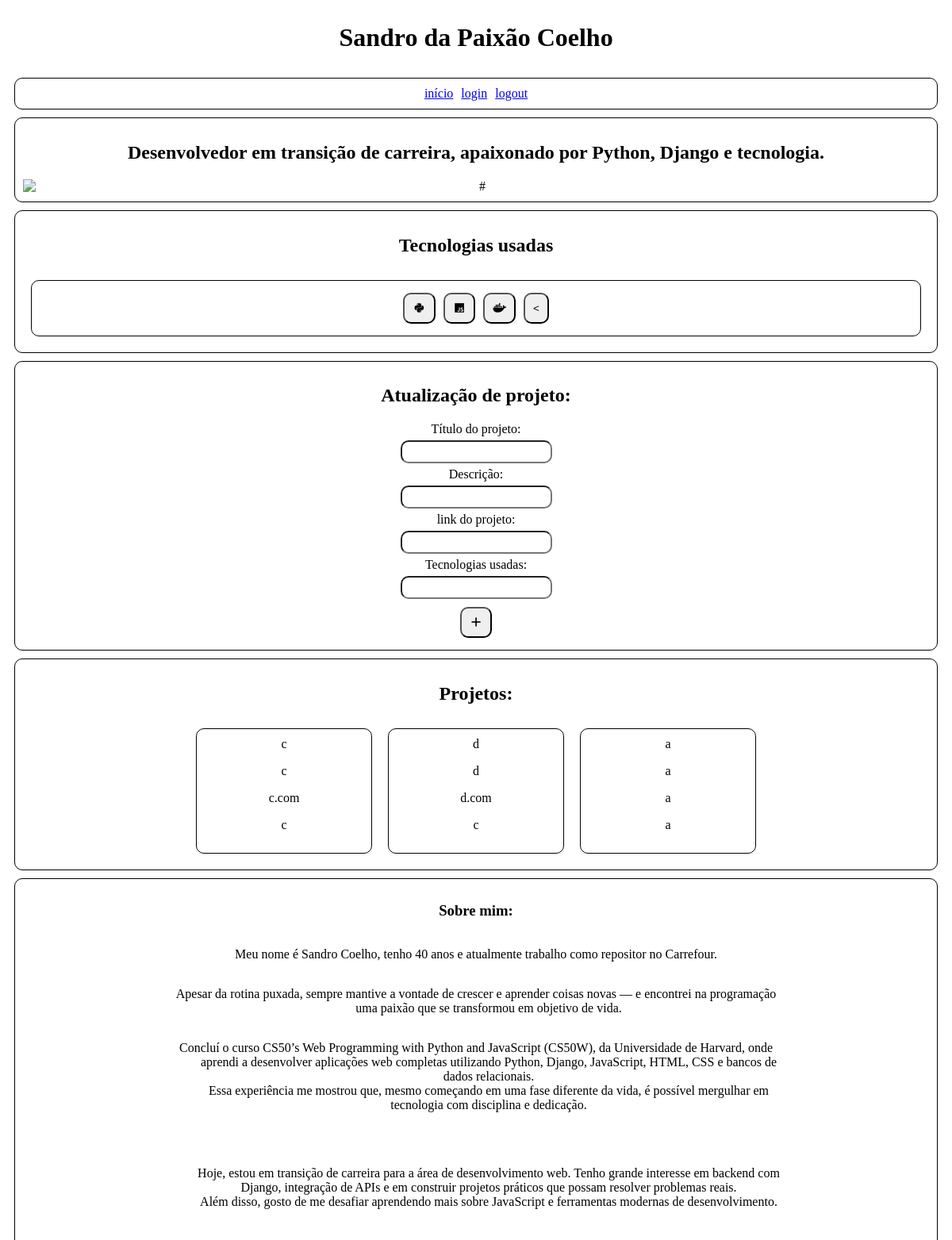
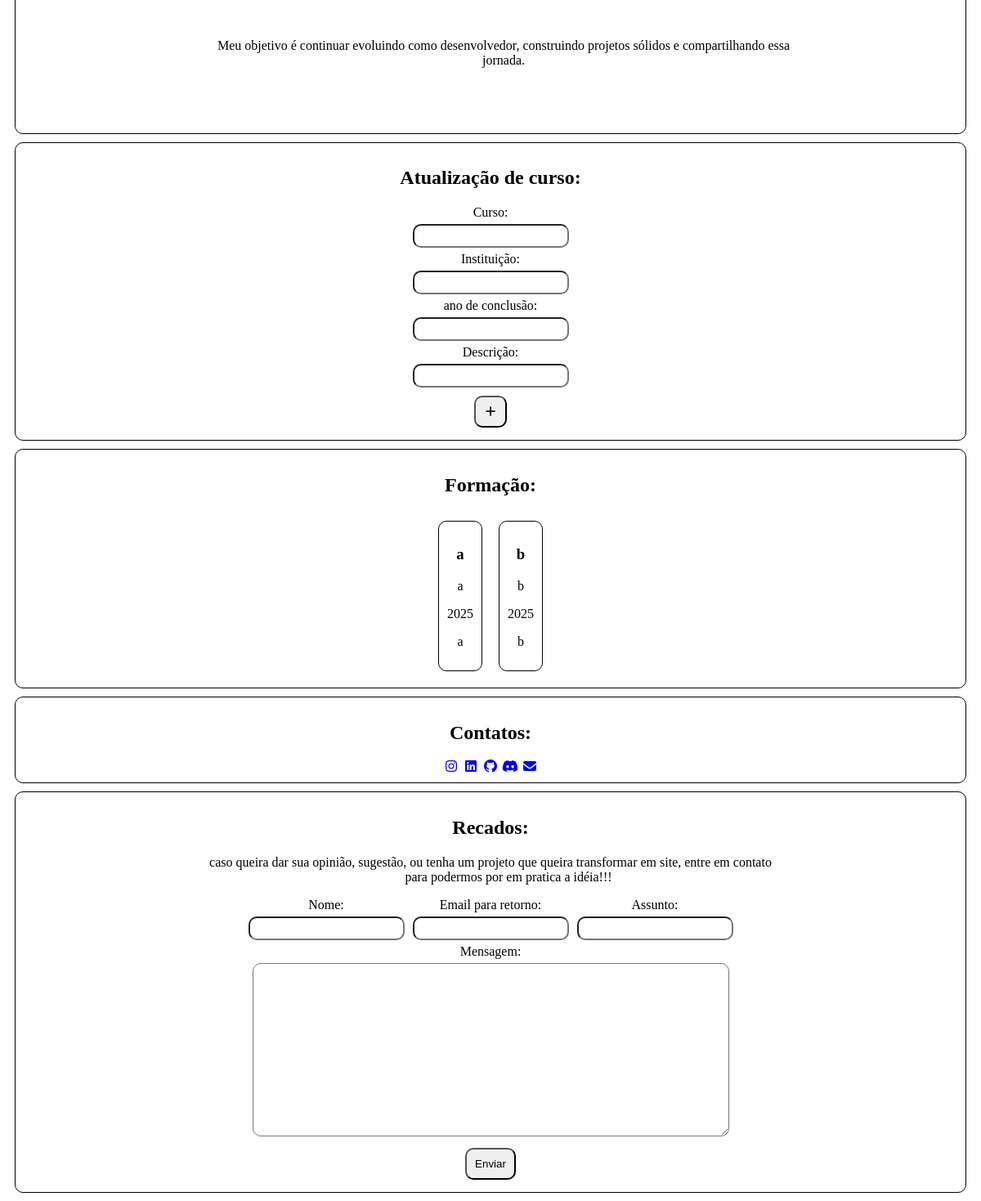
The page / on the database its author committed (2 pictures, top to bottom).
### pagina/models.py (models this page shows, shortened)
class Projetos(models.Model):
    tituloProjetos = models.CharField(max_length=64)
    descricaoProjetos = models.CharField(max_length=1000)
    linkProjetos = models.URLField()
    tecnologiasProjetos = models.CharField(max_length=250)

class Cursos(models.Model):
    tituloCursos = models.CharField(max_length=64)
    instituicaoCursos = models.CharField(max_length=64)
    anoCursos = models.IntegerField()
    descricaoCursos = models.CharField(max_length=64)

### pagina/views.py (the view, shortened to what this page needs)
# urls.py: path("", views.index, name="index"),
def index(request):
    projetos = Projetos.objects.all()
    cursos = Cursos.objects.all()
    erro = None
    return render(request, "pagina/index.html", {"projetos": projetos, "cursos": cursos,"erro":erro })

### pagina/templates/pagina/index.html (shortened to what this page needs)
{% extends 'pagina/layout.html' %}
{% block body %}
<div class="parte1">
    <h2>Desenvolvedor em transição de carreira, apaixonado por Python, Django e tecnologia.</h2>
    <img src="#" alt="#">
</div>
<div class="parte11">
    <h2>Tecnologias usadas</h2>
    <div class="parte12">
        <button><i class="fa-brands fa-python"></i></button>
        <button><i class="fa-brands fa-js"></i></button>
        <button><i class="fa-brands fa-docker"></i></button>
        <button>
            <
        </button>
    </div>
</div>
<div class="parte13">
    <h2>Atualização de projeto:</h2>
    <form action="#" method="post">
        <label>Título do projeto:</label><br>
        <input type="text" name="tituloProjeto2" id="tituloProjeto2" required><br>
        <label>Descrição:</label><br>
        <input type="text" name="descricaoProjeto2" id="descricaoProjeto2" required><br>
        <label>link do projeto:</label><br>
        <input type="url" name="linkProjeto2" id="linkProjeto2" required><br>
        <label>Tecnologias usadas:</label><br>
        <input type="text" name="tecnologiasProjeto2" id="tecnologiasProjeto2" required><br>
        <button type="submit"><i class="fas fa-plus"></i></button>
    </form>
</div>
<div class="parte2">
    <div>
        <h2>Projetos:</h2>
    </div>
    <div class="parte2div">
        {% for p in projetos %}
        <div class="parte2projeto" <h3>{{p.tituloProjetos}}</h3>
            <p>{{p.descricaoProjetos}}</p>
            <p>{{p.linkProjetos}}</p>
            <p>{{p.tecnologiasProjetos}}</p>
        </div>
        {% endfor %}
    </div>
</div>
<div class="parte3">
    <h3>Sobre mim:</h3>
    <p>Meu nome é Sandro Coelho, tenho 40 anos e atualmente trabalho como repositor no Carrefour.</p>
    <p>Apesar da rotina puxada, sempre mantive a vontade de crescer e aprender coisas novas — e encontrei na programação
        uma paixão que se transformou em objetivo de vida.</p>
    <p>Concluí o curso CS50’s Web Programming with Python and JavaScript (CS50W), da Universidade de Harvard, onde
        aprendi a desenvolver aplicações web completas utilizando Python, Django, JavaScript, HTML, CSS e bancos de
        dados relacionais.
        Essa experiência me mostrou que, mesmo começando em uma fase diferente da vida, é possível mergulhar em
        tecnologia com disciplina e dedicação.
    </p>
    <p>
        Hoje, estou em transição de carreira para a área de desenvolvimento web. Tenho grande interesse em backend com
        Django, integração de APIs e em construir projetos práticos que possam resolver problemas reais.
        Além disso, gosto de me desafiar aprendendo mais sobre JavaScript e ferramentas modernas de desenvolvimento.
    </p>
    <p>
        Meu objetivo é continuar evoluindo como desenvolvedor, construindo projetos sólidos e compartilhando essa
        jornada.
    </p>
</div>
<div class="parte14">
    <h2>Atualização de curso:</h2>
    <form action="#" method="post">
        <label>Curso:</label><br>
        <input type="text" name="tituloCursos2" id="tituloCursos2" required><br>
        <label>Instituição:</label><br>
        <input type="text" name="instituicaoCursos2" id="instituicaoCursos2" required><br>
        <label>ano de conclusão:</label><br>
        <input type="number" name="anoCursos2" id="anoCursos2" required><br>
        <label>Descrição:</label><br>
        <input type="text" name="descricaoCursos2" id="descricaoCursos2" required><br>
        <button type="submit"><i class="fas fa-plus"></i></button>
    </form>
</div>
<div class="parte4">
    <div>
        <h2>Formação:</h2>
    </div>
    <div class="parte4div">
        {% for c in cursos%}
        <div class="f1">
            <h3>{{c.tituloCursos}}</h3>
            <p>{{c.instituicaoCursos}}</p>
            <p>{{c.anoCursos}}</p>
            <p>{{c.descricaoCursos}}</p>
        </div>
        {% endfor %}
    </div>
</div>
<div class="parte5">
    <h2>Contatos:</h2>
    <div>
        <a href="https://instagram.com/seuusuario" target="_blank" class="btn insta"><i
                class="fa-brands fa-instagram"></i></a>
        <a href="https://linkedin.com/in/seuusuario" target="_blank" class="btn linkedin"><i
                class="fa-brands fa-linkedin"></i></a>
        <a href="https://github.com/seuusuario" target="_blank" class="btn github"><i
                class="fa-brands fa-github"></i></a>
        <a href="https://discord.gg/seulink" target="_blank" class="btn discord"><i
                class="fa-brands fa-discord"></i></a>
        <a href="mailto:seuemail@email.com" class="btn email"><i class="fa-solid fa-envelope"></i></a>
    </div>
</div>
<div class="parte6">
    <div>
        <h2>Recados:</h2>
        <p>caso queira dar sua opinião, sugestão, ou tenha um projeto que queira transformar em site, entre em contato
            para podermos por em pratica a idéia!!! </p>
        <form action="{% url 'index' %}" method="post">
            <div class="input1">
                <div>
                    <label>Nome:</label><br>
                    <input type="text" name="nomeRecados" id="nomeRecados" required><br>
                </div>
                <div>
                    <label>Email para retorno:</label><br>
                    <input type="email" name="emailRecados" id="emailRecados" required><br>
                </div>
                <div>
                    <label>Assunto:</label><br>
                    <input type="text" name="assuntoRecados" id="assuntoRecados" required><br>
                </div>
            </div>
            <label>Mensagem:</label><br>
            <textarea name="mensagemRecados" id="mensagemRecados" required></textarea><br>
            <button type="submit">Enviar</button>
        </form>
    </div>
</div>
{% endblock %}

### pagina/static/pagina/estilo.css (style rules this page uses)
label, input, button, textarea { margin: 5px; border-radius: 10px; padding: 5px; }
textarea { height: 200px; width: 180px; }
.parte1, .parte2, .parte3, .parte4, .parte5, .parte6, .parte7, .parte8, .parte9, .parte10, .parte11, .parte13, .parte14 { display: flex; flex-direction: column; justify-content: center; text-align: center; border: 1px solid black; border-radius: 10px; margin: 10px; padding: 10px; }
.parte12 { display: flex; flex-direction: row; justify-content: center; text-align: center; border: 1px solid black; border-radius: 10px; margin: 10px; padding: 10px; }
.parte2projeto { border: 1px solid black; margin: 10px; border-radius: 10px; padding: 10px; width: 200px; }
.parte2div { display: flex; justify-content: center; flex-direction: row; flex-wrap: wrap; }
.f1 { border: 1px solid black; border-radius: 10px; margin: 10px; padding: 10px; }
.parte4div { display: flex; justify-content: center; flex-wrap: wrap; }
button { padding: 10px; }
p { white-space: pre-wrap; overflow-wrap: break-word; word-break: break-word; }
@media (min-width: 768px) { textarea { width: 50%; } }
@media (min-width: 768px) { .input1 { display: flex; justify-content: center; flex-direction: row; flex-wrap: wrap; } }

### rows shown on the page
Projetos: tituloProjetos "c", descricaoProjetos "c", linkProjetos "c.com", tecnologiasProjetos "c"
Projetos: tituloProjetos "d", descricaoProjetos "d", linkProjetos "d.com", tecnologiasProjetos "c"
Projetos: tituloProjetos "a", descricaoProjetos "a", linkProjetos "a", tecnologiasProjetos "a"
Cursos: tituloCursos "a", instituicaoCursos "a", anoCursos "2025", descricaoCursos "a"
Cursos: tituloCursos "b", instituicaoCursos "b", anoCursos "2025", descricaoCursos "b"
